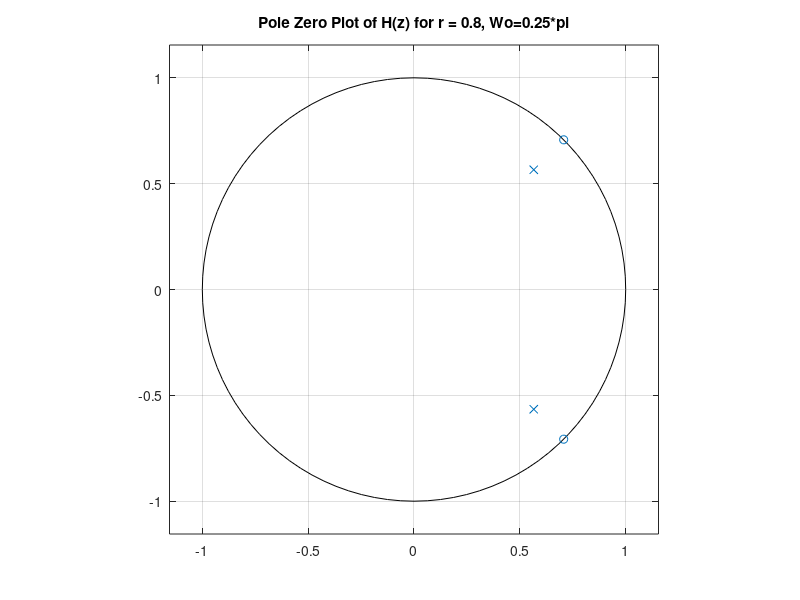
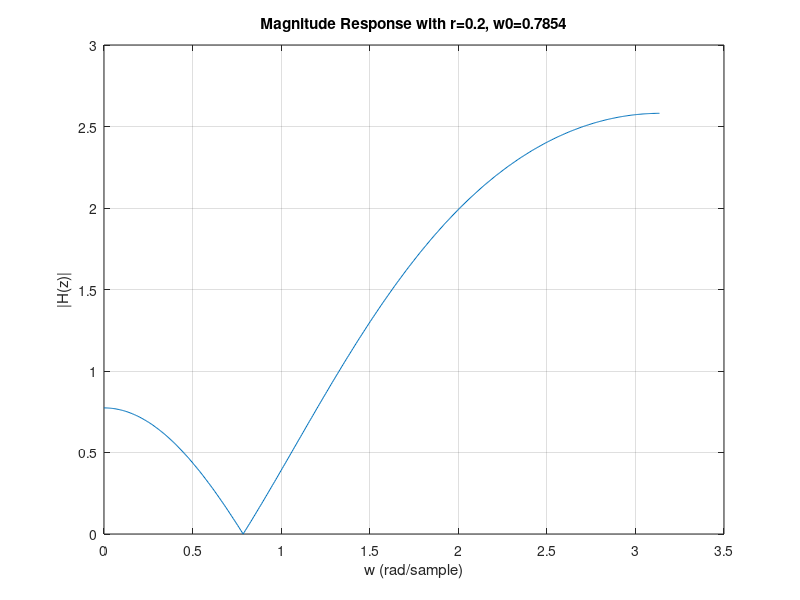
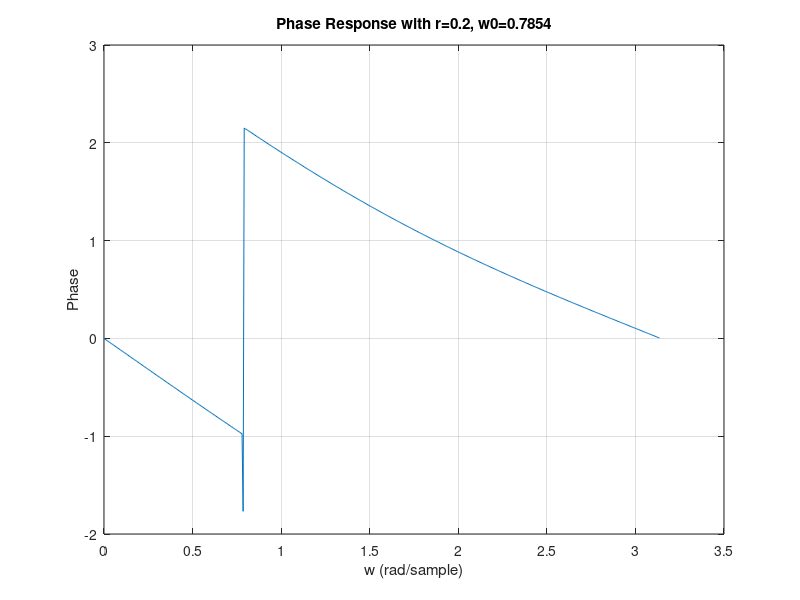
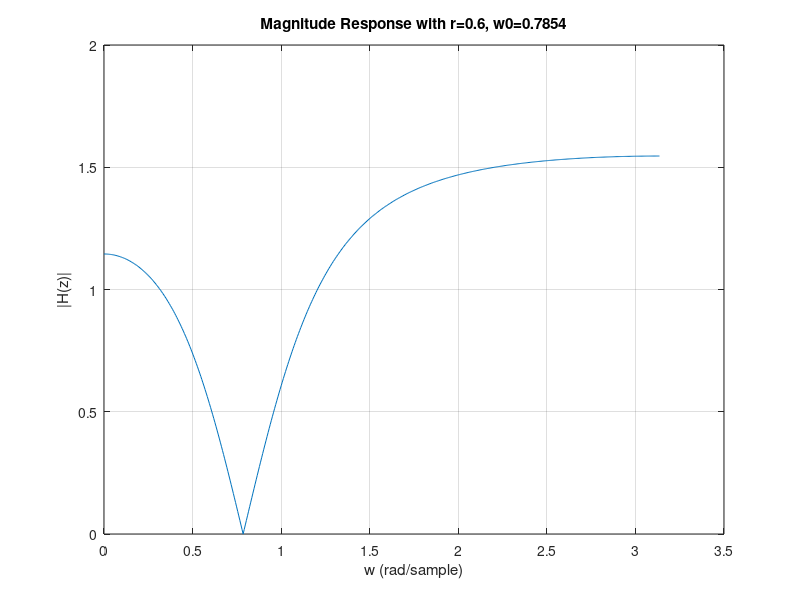

Reproduce these figures in MATLAB, in order. (Note: this script raises an error after producing the figures.)

%Part 2 - pole-zero plot

r=0.8;
w0 = 0.25*pi;
num = [1 -exp(-1i*w0)-exp(1i*w0) 1];
den = [1 -r*exp(-1i*w0)-r*exp(1i*w0) r^2];
z= roots(num);
p = roots(den);

figure
zplane(z,p)
title('Pole Zero Plot of H(z) for r = 0.8, Wo=0.25*pi')


%Part 3 - freqz for trial values of varying r 

%-----r = 0.2, keep wo = 0.25*pi -----------
r=0.2; w0 = 0.25*pi;
num = [1 -exp(-1i*w0)-exp(1i*w0) 1]; %b vector
den = [1 -r*exp(-1i*w0)-r*exp(1i*w0) r^2]; % a vector
[H,W] = freqz(num,den);

figure
plot(W, abs(H));
title(['Magnitude Response with r=' , num2str(r), ', w0=', num2str(w0)]);grid
xlabel('w (rad/sample)');ylabel('|H(z)|');

figure
plot(W, angle(H));
title(['Phase Response with r=' , num2str(r), ', w0=', num2str(w0)]);grid
xlabel('w (rad/sample)');ylabel('Phase');

%-----r = 0.6, keep wo = 0.25*pi -----------
r=0.6; w0 = 0.25*pi;
num = [1 -exp(-1i*w0)-exp(1i*w0) 1]; %b vector
den = [1 -r*exp(-1i*w0)-r*exp(1i*w0) r^2]; % a vector
[H,W] = freqz(num,den);

figure
plot(W, abs(H));
title(['Magnitude Response with r=' , num2str(r), ', w0=', num2str(w0)]);grid
xlabel('w (rad/sample)');ylabel('|H(z)|');

figure
plot(W, angle(H));
title(['Phase Response with r=' , num2str(r), ', w0=', num2str(w0)]);grid
xlabel('w (rad/sample)');ylabel('Phase');

%-----r = 0.8, keep wo = 0.25*pi -----------
r=0.8; w0 = 0.25*pi;
num = [1 -exp(-1i*w0)-exp(1i*w0) 1]; %b vector
den = [1 -r*exp(-1i*w0)-r*exp(1i*w0) r^2]; % a vector
[H,W] = freqz(num,den);

figure
plot(W, abs(H));
title(['Magnitude Response with r=' , num2str(r), ', w0=', num2str(w0)]);grid
xlabel('w (rad/sample)');ylabel('|H(z)|');

figure
plot(W, angle(H));
title(['Phase Response with r=' , num2str(r), ', w0=', num2str(w0)]);grid
xlabel('w (rad/sample)');ylabel('Phase');


%Part 3 - freqz for trial values of varying Wo 

%-----r = 0.8, keep wo = 0.25*pi -----------
r=0.8; w0 = 0.25*pi;
num = [1 -exp(-1i*w0)-exp(1i*w0) 1]; %b vector
den = [1 -r*exp(-1i*w0)-r*exp(1i*w0) r^2]; % a vector
[H,W] = freqz(num,den);

figure
plot(W, abs(H));
title(['Magnitude Response with r=' , num2str(r), ', w0=', num2str(w0)]);grid
xlabel('w (rad/sample)');ylabel('|H(z)|');

figure
plot(W, angle(H));
title(['Phase Response with r=' , num2str(r), ', w0=', num2str(w0)]);grid
xlabel('w (rad/sample)');ylabel('Phase');


%-----r = 0.8, keep wo = 0.5*pi -----------
r=0.8; w0 = 0.5*pi;
num = [1 -exp(-1i*w0)-exp(1i*w0) 1]; %b vector
den = [1 -r*exp(-1i*w0)-r*exp(1i*w0) r^2]; % a vector
[H,W] = freqz(num,den);

figure
plot(W, abs(H));
title(['Magnitude Response with r=' , num2str(r), ', w0=', num2str(w0)]);grid
xlabel('w (rad/sample)');ylabel('|H(z)|');

figure
plot(W, angle(H));
title(['Phase Response with r=' , num2str(r), ', w0=', num2str(w0)]);grid
xlabel('w (rad/sample)');ylabel('Phase');


%-----r = 0.8, keep wo = 1*pi -----------
r=0.8; w0 = 1*pi;
num = [1 -exp(-1i*w0)-exp(1i*w0) 1]; %b vector
den = [1 -r*exp(-1i*w0)-r*exp(1i*w0) r^2]; % a vector
[H,W] = freqz(num,den);

figure
plot(W, abs(H));
title(['Magnitude Response with r=' , num2str(r), ', w0=', num2str(w0)]);grid
xlabel('w (rad/sample)');ylabel('|H(z)|');

figure
plot(W, angle(H));
title(['Phase Response with r=' , num2str(r), ', w0=', num2str(w0)]);grid
xlabel('w (rad/sample)');ylabel('Phase');


%-----r = 0.8, keep wo = 0.75*pi -----------
r=0.8; w0 = 2*pi;
num = [1 -exp(-1i*w0)-exp(1i*w0) 1]; %b vector
den = [1 -r*exp(-1i*w0)-r*exp(1i*w0) r^2]; % a vector
[H,W] = freqz(num,den);

figure
plot(W, abs(H));
title(['Magnitude Response with r=' , num2str(r), ', w0=', num2str(w0)]);grid
xlabel('w (rad/sample)');ylabel('|H(z)|');

figure
plot(W, angle(H));
title(['Phase Response with r=' , num2str(r), ', w0=', num2str(w0)]);grid
xlabel('w (rad/sample)');ylabel('Phase');



%Part 4(a-e),5(a-c) - generate 400 samples of 300Hz sine wave

fsamp = 8192;
n = 0:(1/fsamp):0.0488;
x = 0.8*cos(2*pi*(300)*n);
figure
plot(n,x)
title('300Hz sine wave sampled at rate 8192Hz vs. time');grid
xlabel('n (samples)');ylabel('x[n]');

%Part 4(d) eliminate the 300Hz component
r=0.4; w0 = (2*pi*300)/8192;
b = [1 -exp(-1i*w0)-exp(1i*w0) 1];
a = [1 -(r*exp(-1i*w0)+r*exp(1i*w0)) r^2];

Y = filter(b,a,x);

figure
plot(n,Y)
title(['Notch filter output with r=' , num2str(r), ', w0=', num2str(w0)]);grid
xlabel('n (samples)');ylabel('y[n],x[n]');grid on

hold on
plot(n,x)
hold off
legend('Filtered output y[n]','300Hz signal input x[n]')

%Part 4(e) transient of filter output
r=0.5; w0 = (2*pi*300)/8192;
b = [1 -exp(-1i*w0)-exp(1i*w0) 1];
a = [1 -(r*exp(-1i*w0)+r*exp(1i*w0)) r^2];
Y2 = filter(b,a,x);
figure
plot(n,Y2)
title(['Notch filter output with r=' , num2str(r), ', w0=', num2str(w0)]);grid
xlabel('n (samples)');ylabel('y[n],x[n]');grid on

r=0.7; w0 = (2*pi*300)/8192;
b = [1 -exp(-1i*w0)-exp(1i*w0) 1];
a = [1 -(r*exp(-1i*w0)+r*exp(1i*w0)) r^2];
Y3 = filter(b,a,x);
figure
plot(n,Y3)
title(['Notch filter output with r=' , num2str(r), ', w0=', num2str(w0)]);grid
xlabel('n (samples)');ylabel('y[n],x[n]');grid on

%Part 5

load Project2Data(1).mat

%soundsc(sig, fs)
% The sound segment is in sig vector and fs is the sampling frequency. 

r=0.1; w0 = (2*pi*300)/8192;
b = [1 -exp(-1i*w0)-exp(1i*w0) 1];
a = [1 -(r*exp(-1i*w0)+r*exp(1i*w0)) r^2];

Y = filter(b,a,sig);

soundsc(Y, fs)


%% Section II

[b,a] = butter(2,[.07 .10],'stop');

[H,W] = freqz(b,a);

figure
plot(W, abs(H));
title('Unquantized Magn. response of 4th order Butterworth filter');grid
xlabel('w (rad/sample)');ylabel('|H(z)|');

figure
plot(W, angle(H));
title('Unquantized Phase response of 4th order Butterworth filter');grid
xlabel('w (rad/sample)');ylabel('Phase');

